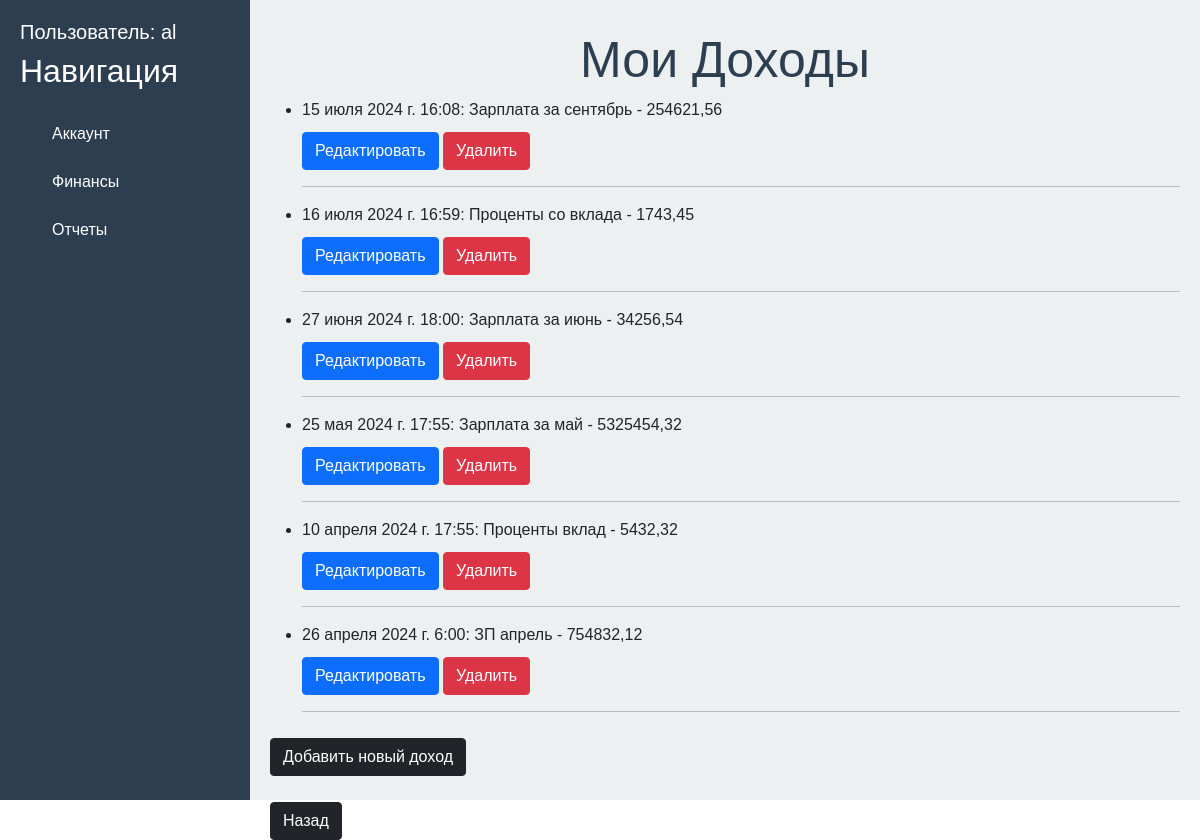
The app's page /myfinances/income/ (signed in), older data.
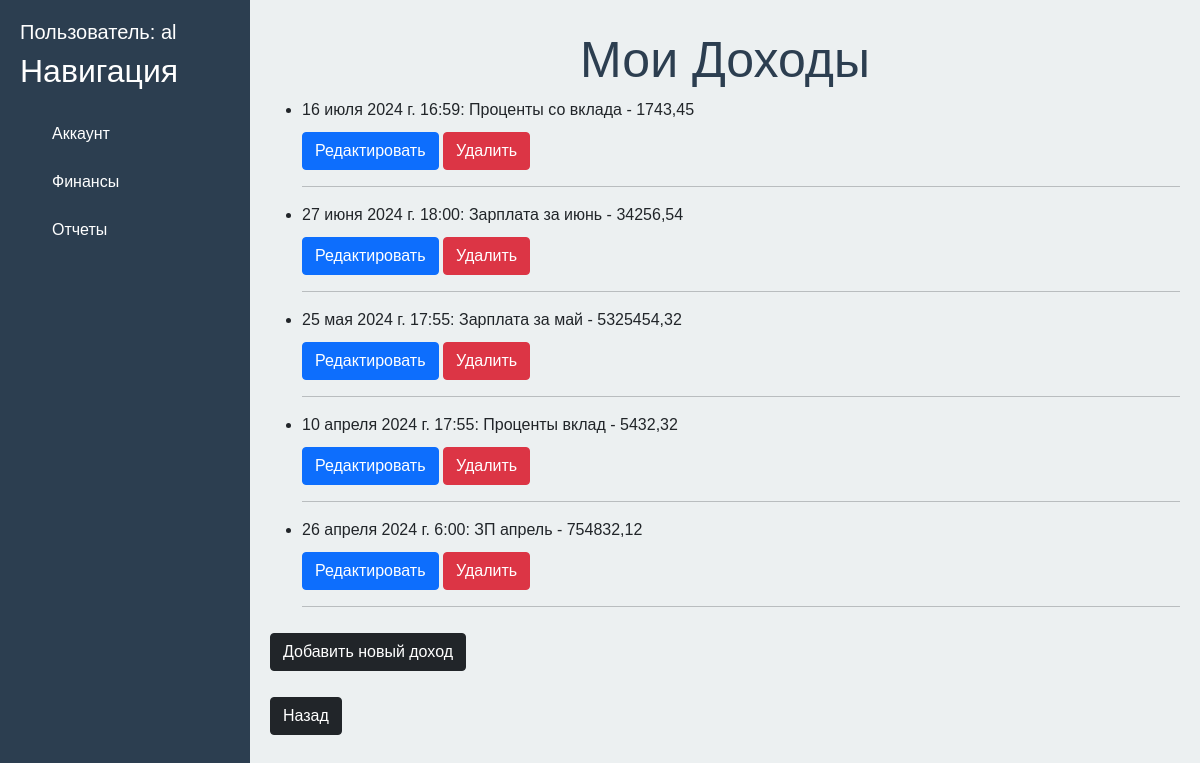
The same page, newer data.
### finances/models.py (models this page shows, shortened)
class Income(models.Model):
    user = models.ForeignKey(settings.AUTH_USER_MODEL, on_delete = models.CASCADE)
    comment = models.CharField(max_length = 100)
    amount = models.DecimalField(max_digits = 10, decimal_places = 2, default=0)
    date = models.DateTimeField(default=timezone.now)

### finances/views.py (the view)
# urls.py: path('income/', views.income_list, name = 'income_list'),                                       #Page with all income records
@login_required
def income_list(request):
    incomes = Income.objects.filter(user=request.user)
    return render(request, 'finances/income_list.html', {'incomes': incomes})

### finances/templates/finances/income_list.html (shortened to what this page needs)
{% extends 'users/base.html'%}
{% block content %}
<div class="features">
    <h1> Мои Доходы </h1>
    <ul>
        {% if incomes %}
            {% for elem in incomes %}
                <li>{{ elem.date }}: {{ elem.comment }} - {{ elem.amount }}</li>
                <a href="{% url 'income_update' elem.id%}" class="btn btn-primary"> Редактировать </a>
                <a href="{% url 'income_delete' elem.id%}" class="btn btn-danger"> Удалить </a>
                <hr>
            {% endfor %}
        {% else %}
            <p>Нет записей</p>
        {% endif %}
    </ul>
    <p>
        <a href="{% url 'income_create' %}" class="btn btn-dark">Добавить новый доход </a>
    </p>
    <p>
        <a href="{% url 'finance_home' %}" class="btn btn-dark"> Назад </a>
    </p>
</div>
{% endblock %}

Row changes from the older to the newer data that the page shows:
removed Income: date "15 июля 2024 г. 16:08", comment "Зарплата за сентябрь", amount "254621,56"
